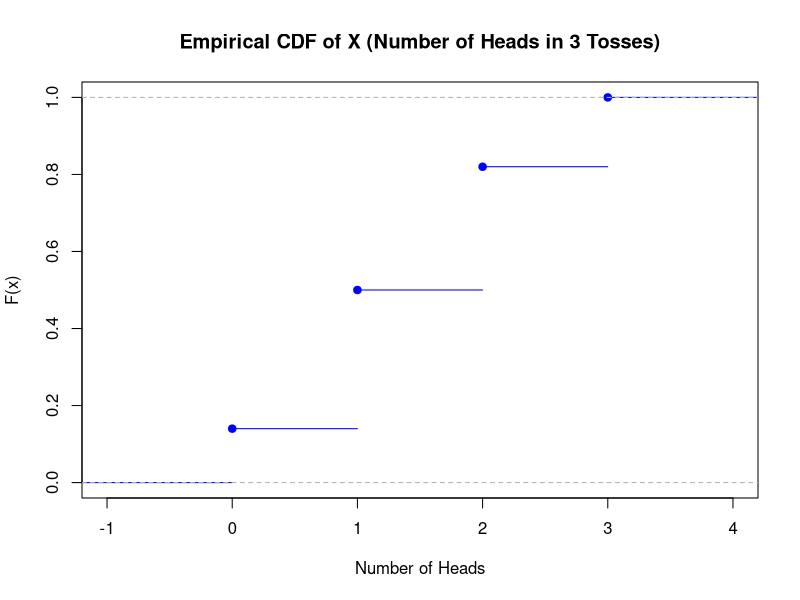

Here is the R script that generated this plot:
# S311 - Sheet 6 - Complete R Script

# 1. Generate samples
normal_sample <- rnorm(100)
exp_sample <- rexp(100)

# 2. Probabilities
p2a <- 1 - pnorm(3)
p2b <- 1 - pnorm(42, mean = 35, sd = 6)
p2c <- dbinom(10, size = 10, prob = 0.8)
p2d <- punif(0.9)
p2e <- 1 - pchisq(6.5, df = 2)

# Print Q2 results
cat("Q2 Probabilities:\n",
    "a:", p2a, "\n",
    "b:", p2b, "\n",
    "c:", p2c, "\n",
    "d:", p2d, "\n",
    "e:", p2e, "\n\n")

# 3. Biased coin sample (P(H) = 0.3)
biased_coin <- sample(c("H", "T"), size = 10, replace = TRUE, prob = c(0.3, 0.7))
cat("Q3 Biased coin sample:\n", biased_coin, "\n\n")

# 4. Combined distribution questions
p4x <- 1 - pnorm(1.644)                # X ~ N(0,1)
q4y <- qexp(0.75, rate = 2)            # Y ~ Exp(2)

cat("Q4:\nP(X > 1.644):", p4x, "\nq such that P(Y < q) = 0.75:", q4y, "\n\n")

# 5. Binomial: 7 chips, 40% undefective ⇒ 60% defective
p5a <- dbinom(3, size = 7, prob = 0.6)
p5b <- pbinom(5, size = 7, prob = 0.6)
p5c <- 1 - pbinom(4, size = 7, prob = 0.6)

cat("Q5 Probabilities:\n",
    "a. Exactly 3 defective:", p5a, "\n",
    "b. At most 5 defective:", p5b, "\n",
    "c. At least 5 defective:", p5c, "\n\n")

# 6. Simulate exponential failure times (mean = 4 → rate = 1/4)
failure_times <- rexp(20, rate = 1/4)
cat("Q6 Failure times (20 components):\n")
print(failure_times)
cat("\n")

# 7. Normal dist: mean=400, sd=50
p7a <- pnorm(469, 400, 50) - pnorm(360, 400, 50)
p7b <- pnorm(600, 400, 50)
p7c <- 1 - pnorm(600, 400, 50)

cat("Q7:\n",
    "a. P(360 ≤ X ≤ 469):", p7a, "\n",
    "b. P(X ≤ 600):", p7b, "\n",
    "c. P(X > 600):", p7c, "\n\n")

# 8. Poisson approx: λ = 0.02 * 400 = 8
p8 <- dpois(5, lambda = 8)
cat("Q8 Poisson approx (P(5 defects out of 400)):", p8, "\n\n")

# 9. Coin tossed 3 times → X: # of Heads
# Distribution: 0 (1/8), 1 (3/8), 2 (3/8), 3 (1/8)
x_vals <- sample(c(0, 1, 2, 3), size = 100, replace = TRUE, prob = c(1/8, 3/8, 3/8, 1/8))

# Plot empirical CDF
cdf <- ecdf(x_vals)
plot(cdf, main = "Empirical CDF of X (Number of Heads in 3 Tosses)",
     xlab = "Number of Heads", ylab = "F(x)", col = "blue", pch = 19)
